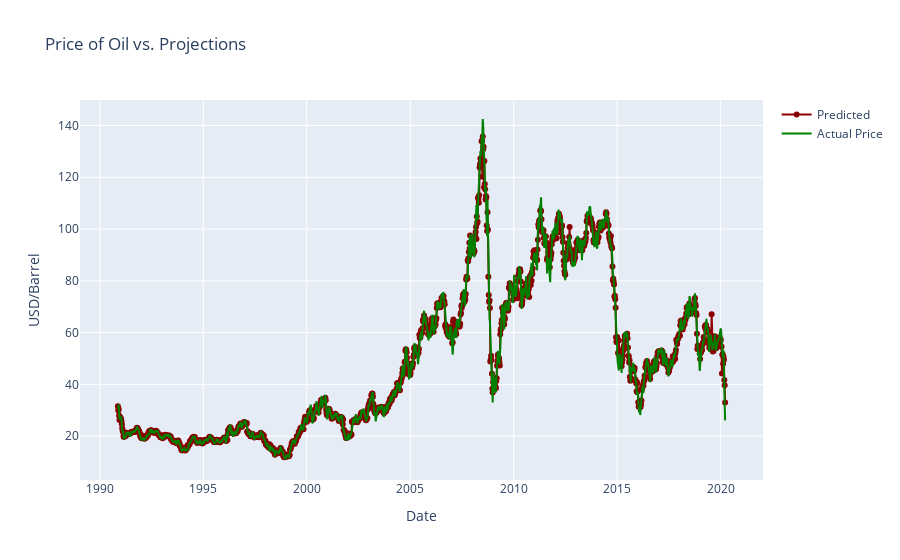

Notebook cell for this chart:
### Code cell
import plotly.graph_objects as go

Predictions = predictions_df["Predictions"]
actual_price = predictions_df['Actual Price']
Date = predictions_df['Date']
fig = go.Figure()
fig.add_trace(go.Scatter(x=Date, y=Predictions,
             mode='lines+markers',
             name= 'Predicted',
                         marker_color='Darkred'))
fig.add_trace(go.Scatter(x=Date, y=actual_price,
                        mode='lines',
                        name='Actual Price',
                        marker_color="Green"))
fig.update_layout(title='Price of Oil vs. Projections', xaxis_title = 'Date', yaxis_title = 'USD/Barrel')
fig.show()

### Figure 1 — Plotly figure (JSON) as saved in the notebook; plotly's stock layout.template omitted (floating-point values rounded to 4 significant figures; data arrays with more than 128 entries replaced by an {"elided": "..."} marker saying what was removed)
{"data": [{"marker": {"color": "Darkred"}, "mode": "lines+markers", "name": "Predicted", "type": "scatter", "x": {"elided": "1532 str values"}, "y": {"elided": "1532 float values"}}, {"marker": {"color": "Green"}, "mode": "lines", "name": "Actual Price", "type": "scatter", "x": {"elided": "1532 str values"}, "y": {"elided": "1532 str values"}}], "layout": {"title": {"text": "Price of Oil vs. Projections"}, "xaxis": {"title": {"text": "Date"}}, "yaxis": {"title": {"text": "USD/Barrel"}}}}
